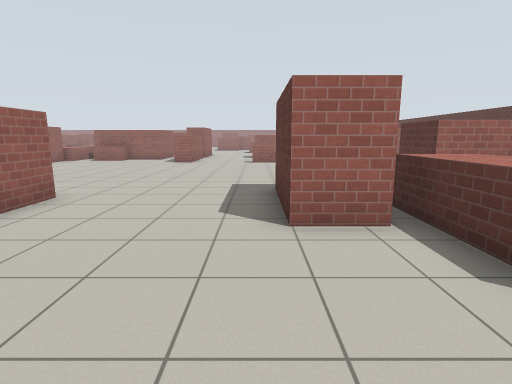
view 1 (above)

24 first-person views from a walk through a Gazebo world. The camera is 1.2 m above the floor, tilts 10° down and sees 80° across. The floor is counted in squares, 1 m on a side. Each view is taken from the middle of a square. On the plan, view 1 faces up. The plan holds only what a view shows up to about 13 squares ahead; the rest is blank. The place goes on beyond the plan. Simple patterns stand in for the simulator's built-in surfaces.

view 2
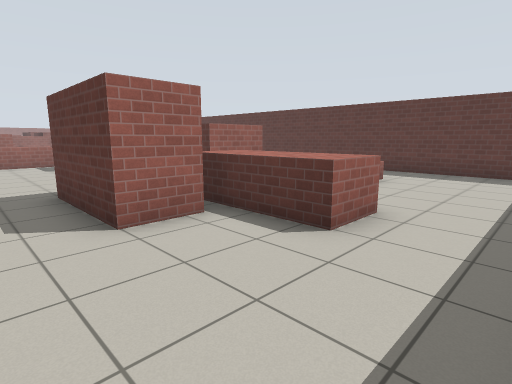

view 3
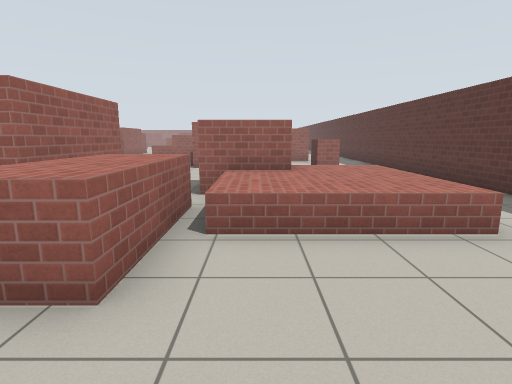

view 4
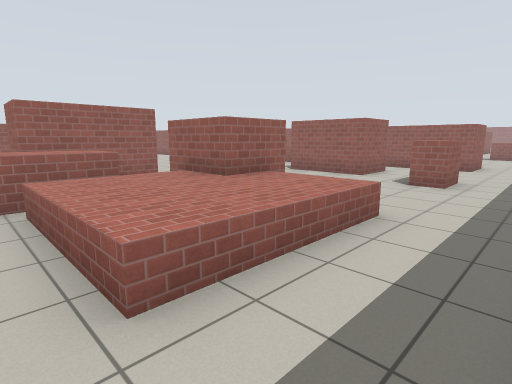

view 5
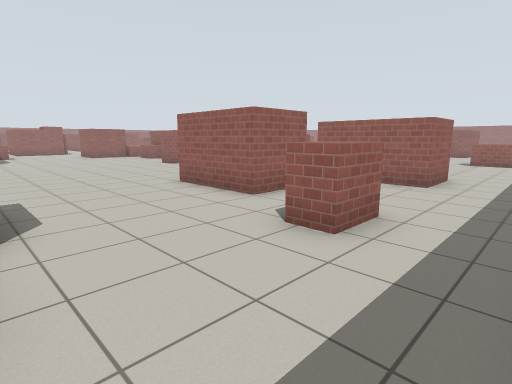

view 6
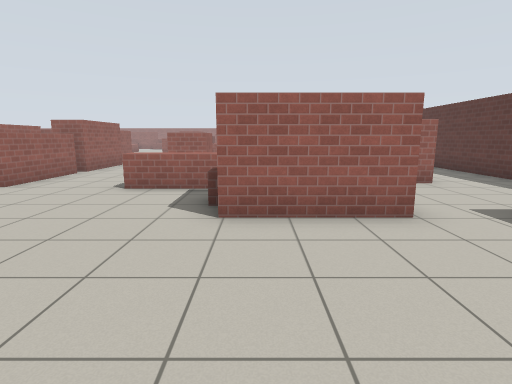

view 7
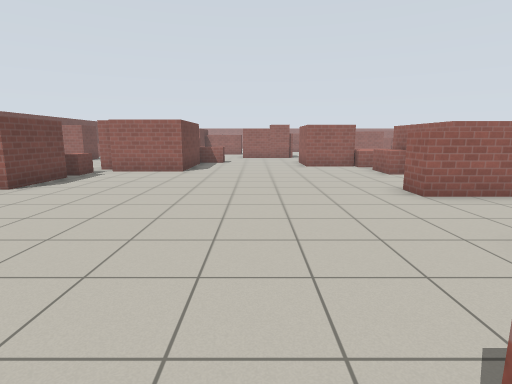

view 8
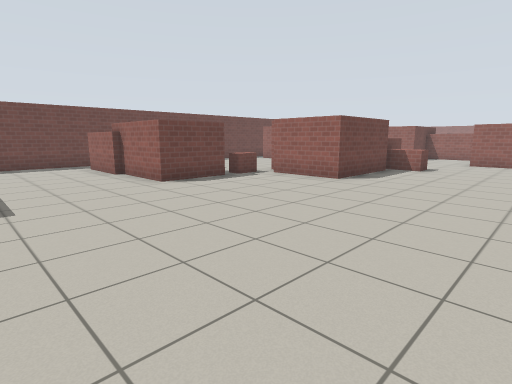

view 9
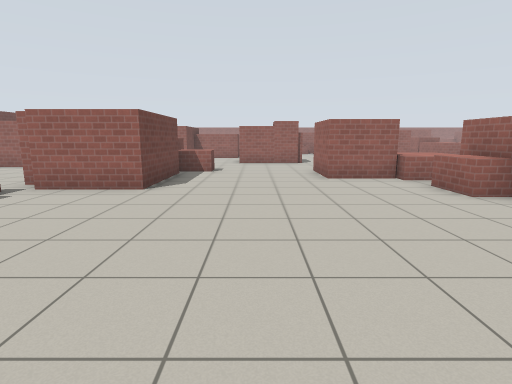

view 10
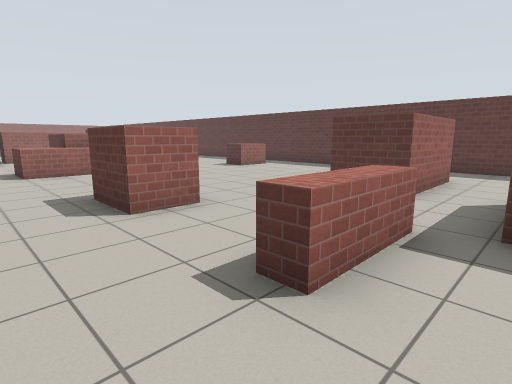

view 11
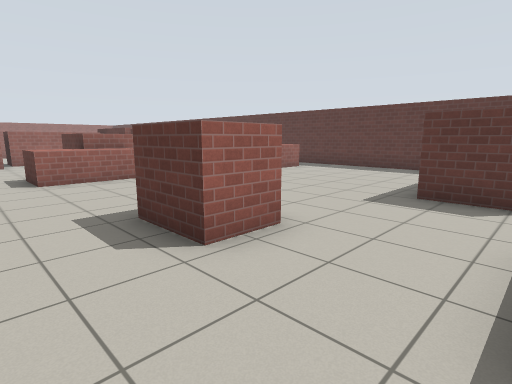

view 12
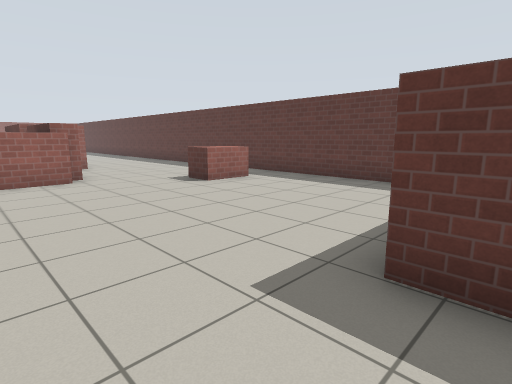

view 13
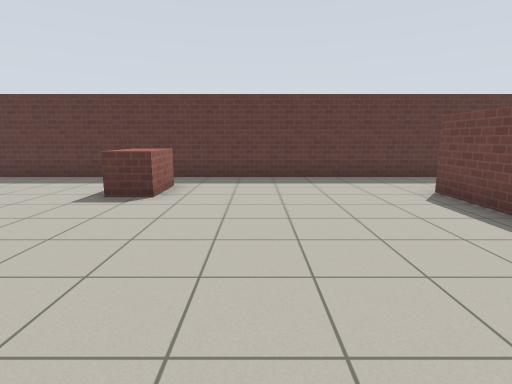

view 14
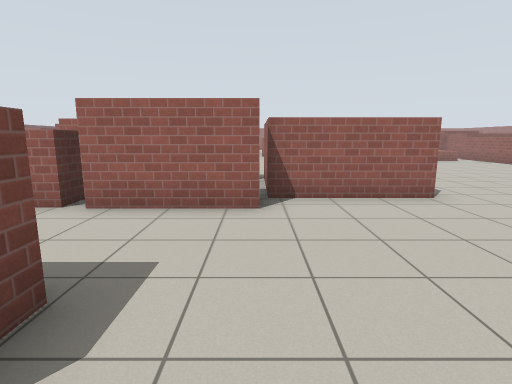

view 15
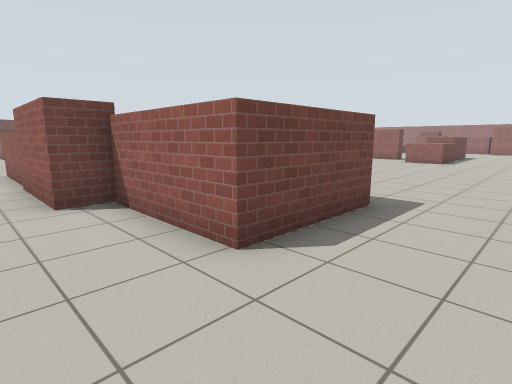

view 16
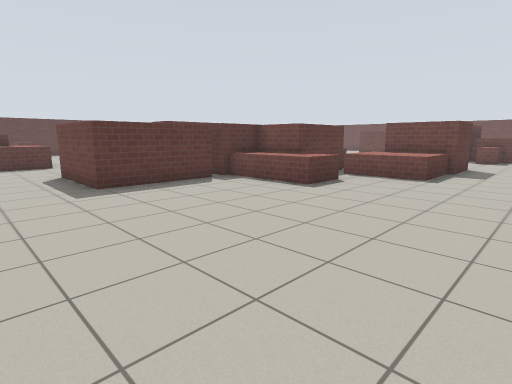

view 17
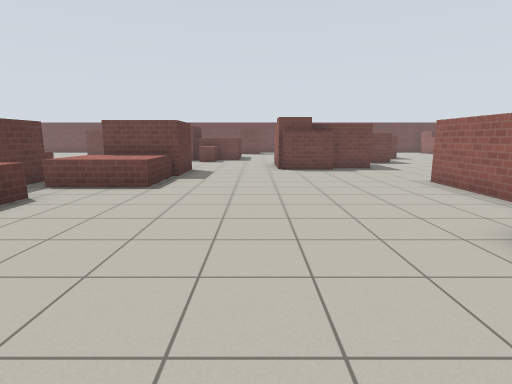

view 18
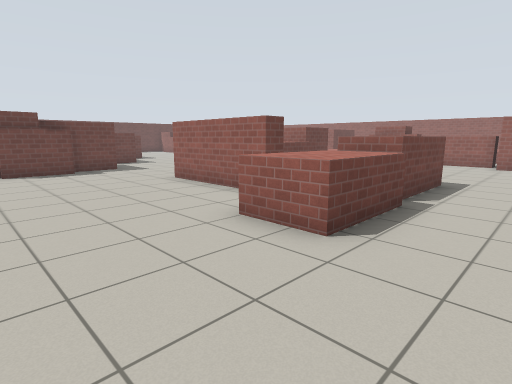

view 19
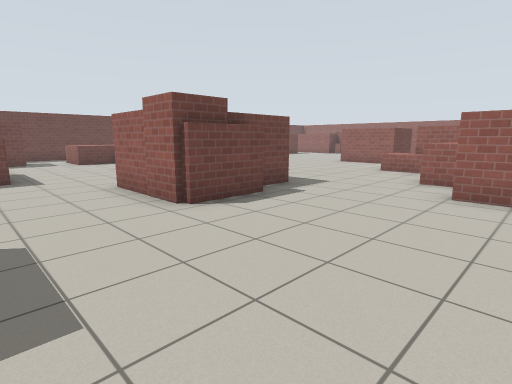

view 20
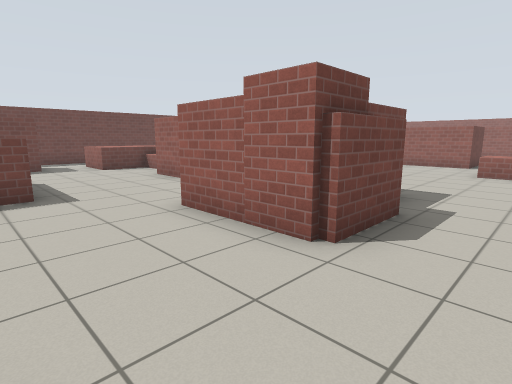

view 21
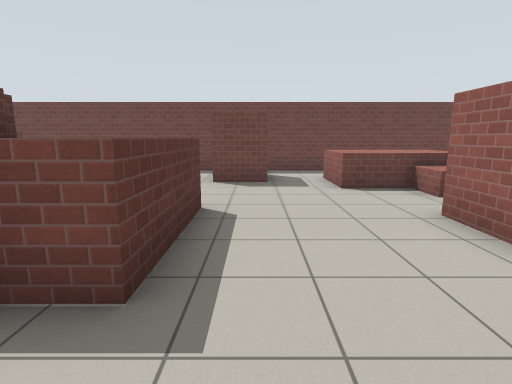

view 22
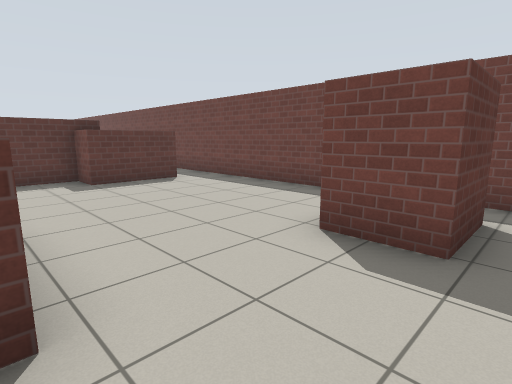

view 23
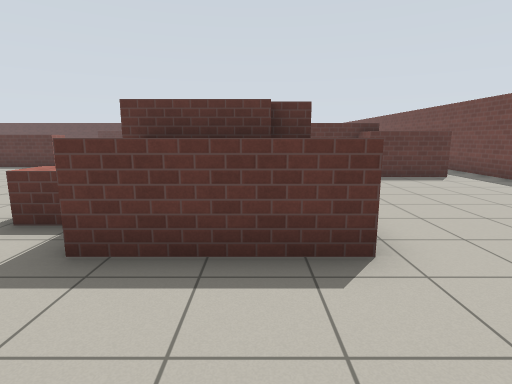

view 24
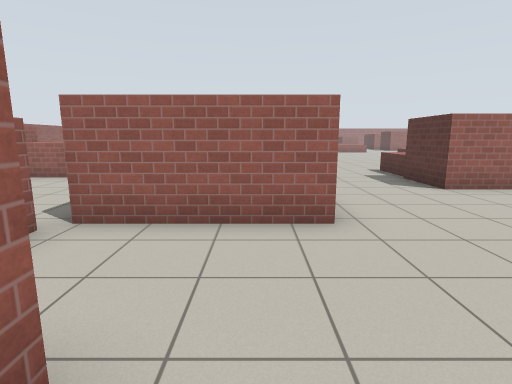

### Floor plan
Points are (right, up) in squares from view 1. A wall is a line through its corners. A room is listed if a view was taken in it or the views show most of it. See-through windows are left out.
Room 1 (views 1, 2, 3, 4, 5, 6, 7, 8, 9, 10, 11, 12, 13, 14, 15, 16, 17, 18, 19, 20, 21, 22, 23, 24)
walls: (-7.2, 20.1) (-7.2, 21.6); (-17.2, 14) (-15.9, 14) (-15.9, 13.5); (-18, 14.3) (-15.9, 14.3); (-20.5, 21.4) (-19.9, 21.4) (-19.9, 17.5); (-13.4, -0.5) (-1.2, -0.5); (4, 27.4) (4, 28.5); (10.5, 15) (10.5, 28.5); (-22.2, -0.5) (-15.1, -0.5); (10.5, 0.9) (10.5, 13.4)
low walls: (-7.2, 17.4) (-7.2, 16.5) (-8.7, 16.5) (-8.7, 16.9); (-12.9, 9.6) (-12.9, 10.4) (-12.1, 10.4) (-12.1, 9.1); (2.2, 15.3) (-0.2, 15.3) (-0.2, 15.9)
objects: brick box (-27, 16) to (-26, 18); brick box (-26, 14) to (-25, 16); brick box (-24, 17) to (-22, 17); brick box (-24, 19) to (-23, 19); brick box (-23, 23) to (-21, 24); brick box (-20, 2) to (-17, 3); brick box (-20, 4) to (-19, 5); brick box (-20, 11); brick box (-20, 23) to (-18, 24); brick box (-19, 11) to (-16, 13); brick box (-19, 13); brick box (-18, 7) to (-18, 8); brick box (-15, 1) to (-14, 2); brick box (-14, 6) to (-14, 9); brick box (-12, 7) to (-12, 8); brick box (-12, 14) to (-10, 16); brick box (-12, 17) to (-10, 18); brick box (-11, 6) to (-11, 7); brick box (-10, 20) to (-8, 21); brick box (-9, 6); brick box (-9, 18) to (-9, 19); brick box (-8, 6) to (-7, 6); brick box (-8, 7) to (-8, 9); brick box (-7, 1) to (-6, 3); brick box (-7, 22) to (-4, 25); brick box (-6, 4) to (-4, 6); brick box (-6, 18) to (-6, 20); brick box (-4, 1) to (-4, 3); brick box (-4, 16) to (-3, 19); brick box (-4, 19) to (-3, 22); brick box (0, 19) to (1, 20); brick box (0, 25) to (2, 26); brick box (1, 4) to (2, 7); brick box (1, 28); brick box (3, 2) to (4, 5); brick box (3, 13) to (5, 13); brick box (3, 26) to (4, 27); brick box (4, 6) to (6, 8); brick box (5, 4) to (8, 7); brick box (5, 16) to (8, 18); brick box (7, 24) to (9, 25); brick box (8, 12)

Positions as (right, up) in squares from view 1, and headings:
1: (0, 0), facing up
2: (-1, 0), facing up-right
3: (5, 0), facing up
4: (10, 3), facing up-left
5: (10, 8), facing up-left
6: (3, 8), facing up
7: (3, 12), facing left
8: (0, 14), facing down-left
9: (-1, 12), facing left
10: (-2, 14), facing up-right
11: (-2, 16), facing up-right
12: (2, 17), facing up-right
13: (1, 22), facing right
14: (2, 22), facing left
15: (-2, 28), facing down-left
16: (-15, 28), facing down-right
17: (-15, 26), facing down
18: (-15, 26), facing down-left
19: (-13, 19), facing down-left
20: (-13, 16), facing down-left
21: (-15, 11), facing down
22: (-16, 6), facing down-right
23: (-17, 7), facing right
24: (-17, 7), facing up
